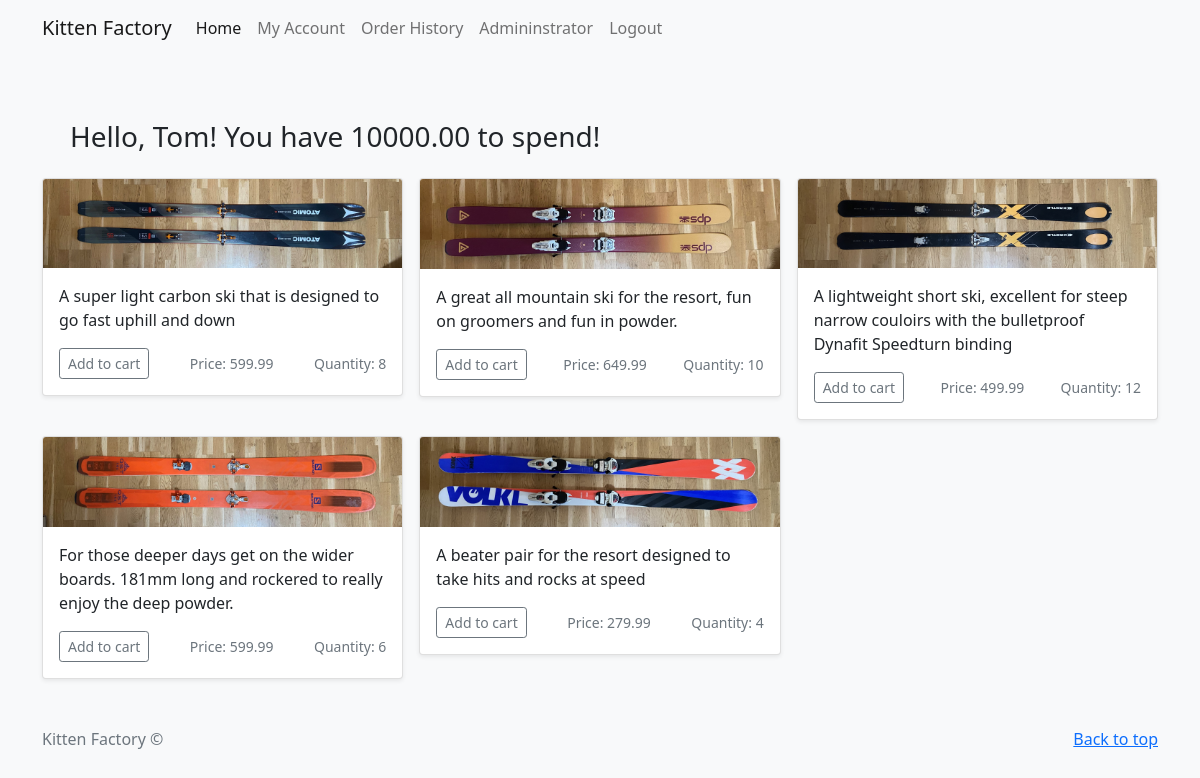
The page /index.php (signed in) on the database as committed earlier.
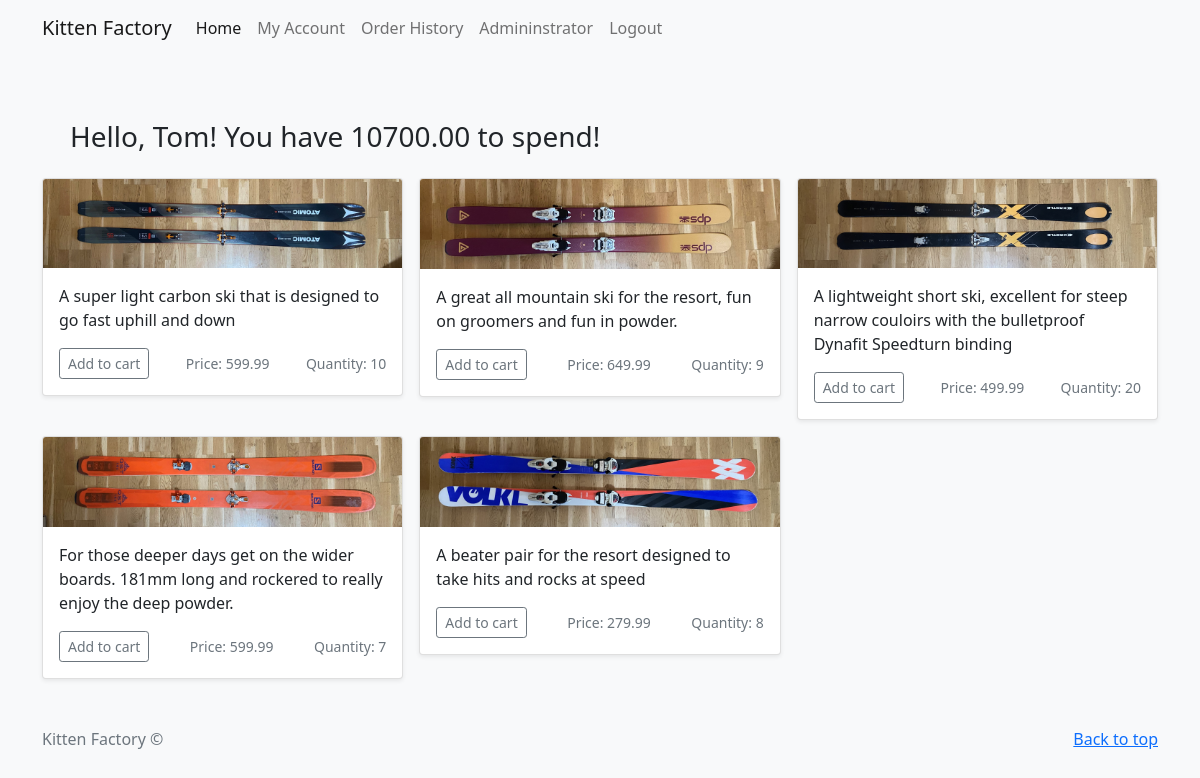
The same page on the database as committed later.
### tables this page shows
CREATE TABLE IF NOT EXISTS `product` (
  `prod_id` int NOT NULL AUTO_INCREMENT,
  `prod_name` varchar(255) NOT NULL,
  `description` text NOT NULL,
  `type` varchar(255) NOT NULL,
  `price` float NOT NULL,
  `manufacturing_cost` float NOT NULL,
  `dimensions` int NOT NULL,
  `img_path` varchar(300) NOT NULL,
  `quantity` int NOT NULL DEFAULT '1',
  PRIMARY KEY (`prod_id`)
);

### index.php (the view, shortened to what this page needs)
<?php
include_once 'dbinfo.php';
$conn = new mysqli($hn, $un, $pw, $db);
$firstname = $_SESSION['user']->firstname;
$user_id = $_SESSION['user']->user_id;
$amount_query = $conn->query("SELECT ROUND(SUM(amount),2) as total_amount FROM cust_payment_type WHERE user_id = $user_id");
if ($amount_query->num_rows == 0) {
  $amount = 0.00;
} else {
  $row = $amount_query->fetch_array(MYSQLI_ASSOC);
  $amount = $row['total_amount'];
}
echo <<<_NAV
  <nav class="navbar navbar-expand-lg navbar-light bg-light">
    <div class="container">
      <a class="navbar-brand" href="#">Kitten Factory</a>
      <button class="navbar-toggler" type="button" data-bs-toggle="collapse" data-bs-target="#navbarTogglerDemo02" aria-controls="navbarTogglerDemo02" aria-expanded="false" aria-label="Toggle navigation">
      <span class="navbar-toggler-icon"></span>
      </button>
      <div class="collapse navbar-collapse" id="navbarTogglerDemo02">
        <ul class="navbar-nav me-auto mb-2 mb-lg-0">
          <li class="nav-item">
          <a class="nav-link active" aria-current="page" href="index.php">Home</a>
          </li>
          <li class="nav-item">
            <a class="nav-link" href="update-user.php?user_id=$user_id">My Account</a>
          </li>
          <li class="nav-item">
            <a class="nav-link" href="order-history.php">Order History</a>
          </li>
          <li class="nav-item">
            <a class="nav-link" href="admin.php">Admininstrator</a>
          </li>
          <li class="nav-item">
          <a class="nav-link" href="logout.php">Logout</a>
          </li>
        </ul>
      </div>
    </div>
  </nav>
</header>
<body>
  <div class="album py-5 bg-light">
    <div class="wrapper">
      <div class="container">
        <div class="row m-3">
          <div class="col">
            <h3>Hello, $firstname! You have $amount to spend!</h3>
          </div>
          </div>
        <div class="row row-cols-1 row-cols-sm-2 row-cols-md-3 g-3">
_NAV;
$query = "SELECT prod_id, prod_name, description, price, img_path, quantity FROM product";
$result = $conn->query($query);
$rows = $result->num_rows;
for ($i=0; $i<$rows; ++$i) {
  $result->data_seek($i);
  $ski = $result->fetch_array(MYSQLI_ASSOC);
  echo <<<_SKI
  <div class="col">
    <div class="card shadow-sm">
      <img class="bd-placeholder-img card-img-top" src="$ski[img_path]">
      <div class="card-body">
        <p class="card-text">$ski[description]</p>
        <div class="d-flex justify-content-between align-items-center">
          <div class="btn-group">
            <form action="payment.php" method="post">
              <input type="hidden" name="prod_id" value="$ski[prod_id]">
              <input type="hidden" name="prod_name" value="$ski[prod_name]">
              <input type="hidden" name="price" value="$ski[price]">
              <input type="hidden" name="img_path" value="$ski[img_path]">
              <button type="submit" class="btn btn-sm btn-outline-secondary">Add to cart</button></a>
            </form>
          </div>
          <small class="text-muted">Price: $ski[price]</small>
          <small class="text-muted">Quantity: $ski[quantity]</small>
        </div>
      </div>
    </div>
  </div>
  _SKI;
}
echo <<<_END
</div>
</div>
</div>
_END;
?>

Rows that differ between the two databases and show on the page:
changed product "A super light carbon ski that is designed to go fast uphill and down": quantity "8" → "10"
changed product "A great all mountain ski for the resort, fun on groomers and fun in powder.": quantity "10" → "9"
changed product (number 3 of 5 on the later page): quantity "12" → "20"
changed product (number 4 of 5 on the later page): quantity "6" → "7"
changed product "A beater pair for the resort designed to take hits and rocks at speed": quantity "4" → "8"
Other text that changed with them:
$amount: "10000.00" → "10700.00"
